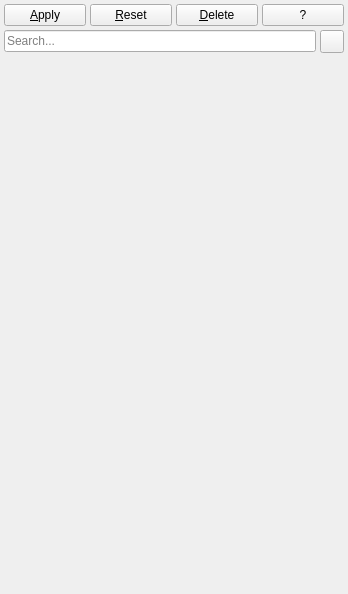
<?xml version="1.0" encoding="UTF-8"?>
<ui version="4.0">
 <class>pqPropertiesPanel</class>
 <widget class="QWidget" name="pqPropertiesPanel">
  <property name="geometry">
   <rect>
    <x>0</x>
    <y>0</y>
    <width>348</width>
    <height>594</height>
   </rect>
  </property>
  <property name="windowTitle">
   <string>Form</string>
  </property>
  <layout class="QVBoxLayout" name="verticalLayout_3">
   <property name="spacing">
    <number>4</number>
   </property>
   <property name="margin">
    <number>4</number>
   </property>
   <item>
    <layout class="QHBoxLayout" name="ButtonLayout">
     <item>
      <widget class="QPushButton" name="ApplyButton">
       <property name="text">
        <string>&amp;Apply</string>
       </property>
      </widget>
     </item>
     <item>
      <widget class="QPushButton" name="ResetButton">
       <property name="text">
        <string>&amp;Reset</string>
       </property>
      </widget>
     </item>
     <item>
      <widget class="QPushButton" name="DeleteButton">
       <property name="text">
        <string>&amp;Delete</string>
       </property>
      </widget>
     </item>
     <item>
      <widget class="QPushButton" name="HelpButton">
       <property name="text">
        <string>?</string>
       </property>
       <property name="shortcut">
        <string>Ctrl+S</string>
       </property>
      </widget>
     </item>
    </layout>
   </item>
   <item>
    <layout class="QHBoxLayout" name="SearchBoxLayout">
     <item>
      <widget class="QLineEdit" name="SearchLineEdit">
       <property name="toolTip">
        <string>&lt;html&gt;&lt;head/&gt;&lt;body&gt;&lt;p&gt;Search for properties by name&lt;/p&gt;&lt;/body&gt;&lt;/html&gt;</string>
       </property>
       <property name="placeholderText">
        <string>Search...</string>
       </property>
      </widget>
     </item>
     <item>
      <widget class="QToolButton" name="AdvancedButton">
       <property name="toolTip">
        <string>&lt;html&gt;&lt;head/&gt;&lt;body&gt;&lt;p&gt;Toggle advanced properties&lt;/p&gt;&lt;/body&gt;&lt;/html&gt;</string>
       </property>
       <property name="text">
        <string/>
       </property>
       <property name="icon">
        <iconset resource="../pqComponents.qrc">
         <normaloff>:/pqWidgets/Icons/pqAdvanced26.png</normaloff>:/pqWidgets/Icons/pqAdvanced26.png</iconset>
       </property>
       <property name="checkable">
        <bool>true</bool>
       </property>
       <property name="checked">
        <bool>false</bool>
       </property>
      </widget>
     </item>
    </layout>
   </item>
   <item>
    <widget class="QScrollArea" name="scrollArea">
     <property name="frameShape">
      <enum>QFrame::NoFrame</enum>
     </property>
     <property name="frameShadow">
      <enum>QFrame::Plain</enum>
     </property>
     <property name="widgetResizable">
      <bool>true</bool>
     </property>
     <widget class="QWidget" name="scrollAreaWidgetContents">
      <property name="geometry">
       <rect>
        <x>0</x>
        <y>0</y>
        <width>340</width>
        <height>38</height>
       </rect>
      </property>
      <property name="sizePolicy">
       <sizepolicy hsizetype="Preferred" vsizetype="Maximum">
        <horstretch>0</horstretch>
        <verstretch>0</verstretch>
       </sizepolicy>
      </property>
      <layout class="QVBoxLayout" name="verticalLayout_6">
       <property name="margin">
        <number>0</number>
       </property>
       <item>
        <widget class="pqExpanderButton" name="PropertiesButton">
         <property name="frameShape">
          <enum>QFrame::StyledPanel</enum>
         </property>
         <property name="frameShadow">
          <enum>QFrame::Raised</enum>
         </property>
         <property name="text" stdset="0">
          <string>Properties</string>
         </property>
         <property name="checked" stdset="0">
          <bool>true</bool>
         </property>
        </widget>
       </item>
       <item>
        <widget class="QFrame" name="PropertiesFrame">
         <property name="sizePolicy">
          <sizepolicy hsizetype="Preferred" vsizetype="Preferred">
           <horstretch>0</horstretch>
           <verstretch>0</verstretch>
          </sizepolicy>
         </property>
         <property name="frameShape">
          <enum>QFrame::NoFrame</enum>
         </property>
         <property name="frameShadow">
          <enum>QFrame::Plain</enum>
         </property>
         <layout class="QFormLayout" name="PropertiesLayout">
          <property name="fieldGrowthPolicy">
           <enum>QFormLayout::AllNonFixedFieldsGrow</enum>
          </property>
          <property name="labelAlignment">
           <set>Qt::AlignLeading|Qt::AlignLeft|Qt::AlignVCenter</set>
          </property>
          <property name="horizontalSpacing">
           <number>2</number>
          </property>
          <property name="verticalSpacing">
           <number>2</number>
          </property>
          <property name="margin">
           <number>0</number>
          </property>
         </layout>
        </widget>
       </item>
       <item>
        <widget class="pqExpanderButton" name="DisplayButton">
         <property name="frameShape">
          <enum>QFrame::StyledPanel</enum>
         </property>
         <property name="frameShadow">
          <enum>QFrame::Raised</enum>
         </property>
         <property name="text" stdset="0">
          <string>Display</string>
         </property>
         <property name="checked" stdset="0">
          <bool>true</bool>
         </property>
        </widget>
       </item>
       <item>
        <widget class="QFrame" name="DisplayFrame">
         <property name="sizePolicy">
          <sizepolicy hsizetype="Preferred" vsizetype="Preferred">
           <horstretch>0</horstretch>
           <verstretch>0</verstretch>
          </sizepolicy>
         </property>
         <property name="frameShape">
          <enum>QFrame::NoFrame</enum>
         </property>
         <property name="frameShadow">
          <enum>QFrame::Plain</enum>
         </property>
         <layout class="QFormLayout" name="DisplayLayout">
          <property name="fieldGrowthPolicy">
           <enum>QFormLayout::AllNonFixedFieldsGrow</enum>
          </property>
          <property name="labelAlignment">
           <set>Qt::AlignLeading|Qt::AlignLeft|Qt::AlignVCenter</set>
          </property>
          <property name="horizontalSpacing">
           <number>2</number>
          </property>
          <property name="verticalSpacing">
           <number>2</number>
          </property>
          <property name="margin">
           <number>0</number>
          </property>
         </layout>
        </widget>
       </item>
      </layout>
     </widget>
    </widget>
   </item>
  </layout>
 </widget>
 <customwidgets>
  <customwidget>
   <class>pqExpanderButton</class>
   <extends>QFrame</extends>
   <header>pqExpanderButton.h</header>
   <container>1</container>
  </customwidget>
 </customwidgets>
 <resources>
  <include location="../pqComponents.qrc"/>
 </resources>
 <connections/>
</ui>
